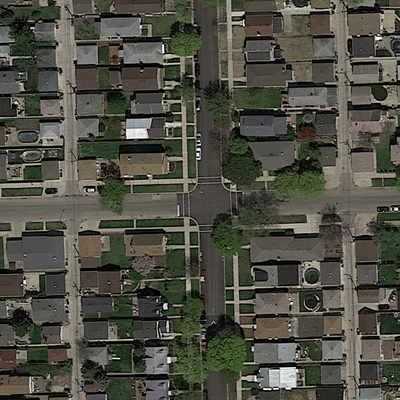
#> input picture project2/project_road_segmentation/training/images/satImage_001.png, 400 x 400 px, given in place of 1.png, which was not available
$ jupyter execute --allow-errors KNN_classifier_v1.ipynb   (shell and % lines are left out)
#> lines starting #> are read from the running program, lines starting #| are printed output that depends on the picture; after the words box and inside, x2 and y2 are one past the last pixel; in counts of white or black regions, pixels touching at a corner belong together; pictures that were not available may be replaced by others from this repository, and a replacement may not be noted
[cell 1]
import helpers as hp
import numpy as np
import os
import validation as vld
from sklearn import linear_model, neighbors
from sklearn.externals import joblib
import matplotlib.pyplot as plt
import mask_to_submission as mts
from skimage.transform import (hough_line, hough_line_peaks,
                               probabilistic_hough_line, downscale_local_mean, hough_line, hough_ellipse)
from skimage.feature import canny
from skimage import data
from skimage.draw import line
import matplotlib.image as mpimg
from sklearn.cluster import KMeans
from skimage.morphology import dilation

[cell 2]
# load training pictures
root_dir = 'data/train/'
image_dir = root_dir + 'images/'
img_files = os.listdir(image_dir)
#> (the rest of this cell did not finish here and is left out)

[cell 3]
# generate features for every image
X = np.empty([0,6])
Y = np.empty([0])
Y_pix = np.empty([0])
train_n = 100
patch_size = 4;

#iterate through all images in the train data set
#> (the rest of this cell did not finish here and is left out)

[cell 4]
print(X.shape)
print(Y.shape)
print(Y_pix.shape)

#> (the rest of this cell did not finish here and is left out)

[cell 5]
knn = neighbors.KNeighborsClassifier(n_neighbors=3, p = 1)
#> (the rest of this cell did not finish here and is left out)

#> (a cell that did not finish here is left out)

[cell 7]
# compute correct predictions rate on the test set
#load test example
test_idx = 33
test_image_name = 'data/test/test_' + '%.1d' % test_idx + '/test_' +  '%.1d' % test_idx  + '.png'

#create features for a test image
#> (the rest of this cell did not finish here and is left out)

[cell 8]
def img_float_to_uint8(img):
    rimg = img - np.min(img)
    rimg = (rimg / np.max(rimg) * 255).round().astype(np.uint8)
    return rimg

# Concatenate an image and its groundtruth
def concatenate_images(img, gt_img):
    nChannels = len(gt_img.shape)
    w = gt_img.shape[0]
    h = gt_img.shape[1]
    if nChannels == 3:
        cimg = np.concatenate((img, gt_img), axis=1)
    else:
        gt_img_3c = np.zeros((w, h, 3), dtype=np.uint8)
        gt_img8 = img_float_to_uint8(gt_img)
        gt_img_3c[:,:,0] = gt_img8
        gt_img_3c[:,:,1] = gt_img8
        gt_img_3c[:,:,2] = gt_img8
        img8 = img_float_to_uint8(img)
        cimg = np.concatenate((img8, gt_img_3c), axis=1)
    return cimg

[cell 9]
def save_image(infilename, arr):
    mpimg.imsave(infilename, arr, cmap='Greys')

def show_img(img):
    plt.figure(figsize=(20, 20))
    plt.imshow(img)
    plt.draw()

test_dir = 'data/test/'
#> (the rest of this cell did not finish here and is left out)

[cell 10]
import matplotlib.image as mpimg
import re

foreground_threshold = 0.7 # percentage of pixels > 1 required to assign a foreground label to a patch

# assign a label to a patch
def patch_to_label(patch):
    df = np.mean(patch)
#> df = 0.191
    if df > foreground_threshold:
        return 0
    else:
        return 1


def mask_to_submission_strings(image_filename):
    """Reads a single image and outputs the strings that should go into the submission file"""
    img_number = int(re.search(r"\d+", image_filename).group(0))
    im = mpimg.imread(image_filename)
    patch_size = 16
    for j in range(0, im.shape[1], patch_size):
        for i in range(0, im.shape[0], patch_size):
            patch = im[i:i + patch_size, j:j + patch_size]
            label = patch_to_label(patch)
            yield("{:03d}_{}_{},{}".format(img_number, j, i, label))


def masks_to_submission(submission_filename, *image_filenames):
    """Converts images into a submission file"""
    with open(submission_filename, 'w') as f:
        f.write('id,prediction\n')
        for fn in image_filenames[0:]:
            f.writelines('{}\n'.format(s) for s in mask_to_submission_strings(fn))

#> (a cell that did not finish here is left out)

[cell 12]
import os
import sys
from PIL import Image
import math
import matplotlib.image as mpimg
import numpy as np

label_file = 'data/dummy_submission.csv'
#> label_file = 'data/dummy_submission.csv'

h = 16
w = h
imgwidth = int(math.ceil((600.0/w))*w)
imgheight = int(math.ceil((600.0/h))*h)
nc = 3

# Convert an array of binary labels to a uint8
def binary_to_uint8(img):
    rimg = (img * 255).round().astype(np.uint8)
    return rimg

def reconstruct_from_labels(image_id):
    im = np.zeros((imgwidth, imgheight), dtype=np.uint8)
    f = open(label_file)
    lines = f.readlines()
    image_id_str = '%.3d_' % image_id
    for i in range(1, len(lines)):
        line = lines[i]
        if not image_id_str in line:
            continue

        tokens = line.split(',')
        id = tokens[0]
        prediction = int(tokens[1])
        tokens = id.split('_')
        i = int(tokens[1])
        j = int(tokens[2])

        je = min(j+w, imgwidth)
        ie = min(i+h, imgheight)
        if prediction == 0:
            adata = np.zeros((w,h))
        else:
            adata = np.ones((w,h))

        im[j:je, i:ie] = binary_to_uint8(adata)

    Image.fromarray(im).save('prediction_' + '%.3d' % image_id + '.png')

    return im

for i in range(1, 50):
    plt.figure(figsize=(3, 3))
    plt.imshow(reconstruct_from_labels(i), cmap='Greys')
#> this loop made 49 passes
#> pass 1, in reconstruct_from_labels, `Image.fromarray(im).save('prediction_' + '%.3d' % image_id + '.png')`:
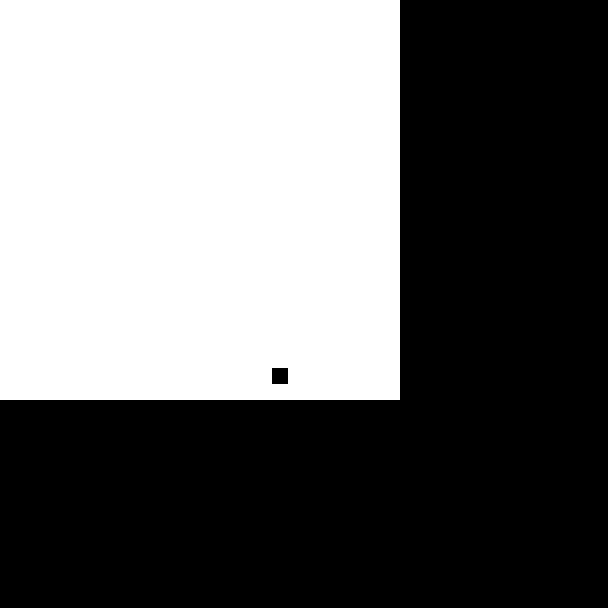
#> saved as prediction_001.png: PIL image 608x608 L; 43.2% white; 1 white region, box (x1, y1, x2, y2) and area: (0, 0, 400, 400) 159744
#> pass 2, in reconstruct_from_labels (call 2), `Image.fromarray(im).save('prediction_' + '%.3d' % image_id + '.png')`:
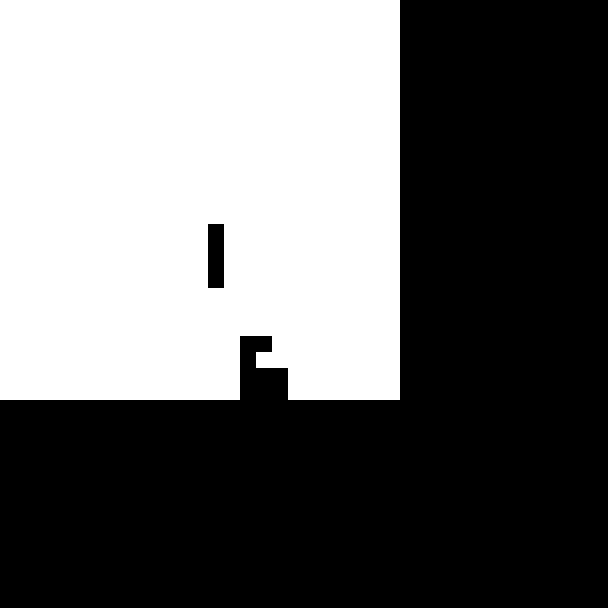
#> saved as prediction_002.png: PIL image 608x608 L; 42.4% white; 1 white region, box (x1, y1, x2, y2) and area: (0, 0, 400, 400) 156672
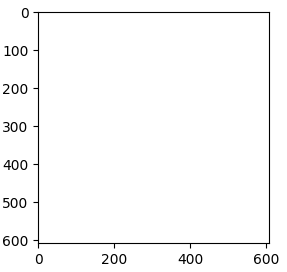
#> figure drawn by matplotlib, 1 panel
